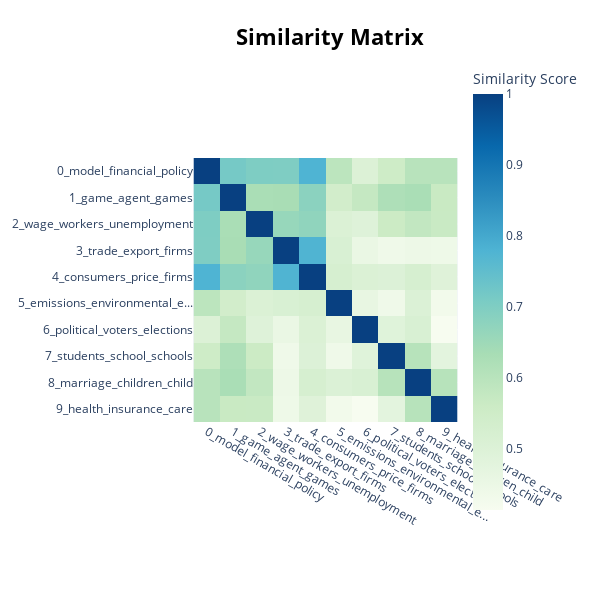

Notebook code cell kept with this figure:
### Code cell
fig = topic_model.visualize_heatmap(top_n_topics = 10, width = 600, height = 600)
fig
# fig.write_html("similarity.html")

### Figure 1 — Plotly figure (JSON) as saved in the notebook; plotly's stock layout.template omitted (floating-point values rounded to 4 significant figures)
{"data": [{"coloraxis": "coloraxis", "hovertemplate": "x: %{x}<br>y: %{y}<br>Similarity Score: %{z}<extra></extra>", "name": "0", "type": "heatmap", "x": ["0_model_financial_policy", "1_game_agent_games", "2_wage_workers_unemployment", "3_trade_export_firms", "4_consumers_price_firms", "5_emissions_environmental_e...", "6_political_voters_elections", "7_students_school_schools", "8_marriage_children_child", "9_health_insurance_care"], "xaxis": "x", "y": ["0_model_financial_policy", "1_game_agent_games", "2_wage_workers_unemployment", "3_trade_export_firms", "4_consumers_price_firms", "5_emissions_environmental_e...", "6_political_voters_elections", "7_students_school_schools", "8_marriage_children_child", "9_health_insurance_care"], "yaxis": "y", "z": [[1.0, 0.7148, 0.7014, 0.7006, 0.7779, 0.5923, 0.5022, 0.5531, 0.6001, 0.6], [0.7148, 1.0, 0.6284, 0.632, 0.6804, 0.5383, 0.5739, 0.6201, 0.6295, 0.567], [0.7014, 0.6284, 1.0, 0.6609, 0.6729, 0.5062, 0.4922, 0.5603, 0.5798, 0.5661], [0.7006, 0.632, 0.6609, 1.0, 0.7765, 0.5145, 0.4548, 0.4377, 0.4456, 0.4406], [0.7779, 0.6804, 0.6729, 0.7765, 1.0, 0.5222, 0.5066, 0.5007, 0.5236, 0.4917], [0.5923, 0.5383, 0.5062, 0.5145, 0.5222, 1.0, 0.4604, 0.4379, 0.5036, 0.4297], [0.5022, 0.5739, 0.4922, 0.4548, 0.5066, 0.4604, 1.0, 0.4903, 0.5144, 0.4131], [0.5531, 0.6201, 0.5603, 0.4377, 0.5007, 0.4379, 0.4903, 1.0, 0.6036, 0.4763], [0.6001, 0.6295, 0.5798, 0.4456, 0.5236, 0.5036, 0.5144, 0.6036, 1.0, 0.6035], [0.6, 0.567, 0.5661, 0.4406, 0.4917, 0.4297, 0.4131, 0.4763, 0.6035, 1.0]]}], "layout": {"coloraxis": {"colorbar": {"title": {"text": "Similarity Score"}}, "colorscale": [[0, "rgb(247,252,240)"], [0.125, "rgb(224,243,219)"], [0.25, "rgb(204,235,197)"], [0.375, "rgb(168,221,181)"], [0.5, "rgb(123,204,196)"], [0.625, "rgb(78,179,211)"], [0.75, "rgb(43,140,190)"], [0.875, "rgb(8,104,172)"], [1, "rgb(8,64,129)"]]}, "height": 600, "hoverlabel": {"bgcolor": "white", "font": {"family": "Rockwell", "size": 16}}, "legend": {"title": {"text": "Trend"}}, "margin": {"t": 60}, "showlegend": true, "title": {"font": {"color": "Black", "size": 22}, "text": "<b>Similarity Matrix</b>", "x": 0.55, "xanchor": "center", "y": 0.95, "yanchor": "top"}, "width": 600, "xaxis": {"anchor": "y", "constrain": "domain", "domain": [0, 1], "scaleanchor": "y"}, "yaxis": {"anchor": "x", "autorange": "reversed", "constrain": "domain", "domain": [0, 1]}}}
